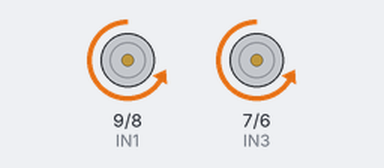
A sketch run on a simulated Arduino Uno, built with avr-gcc and run on an emulated ATmega328P. Parts: motor-driver pin pairs drawn as motors (green arrow = first pin HIGH = forward, orange = second pin HIGH = backward, longer = more drive, scaled by the enable pin).

Above: at 0.2 s.
At 1.2 s:
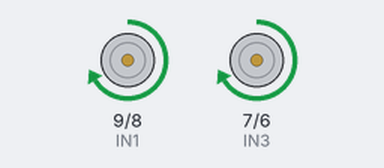
At 3.7 s:
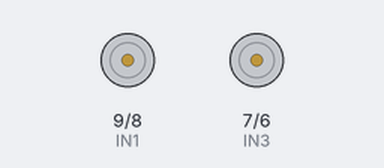
Timing chart, 0 to 4.6 s (numbered marks = the images above):
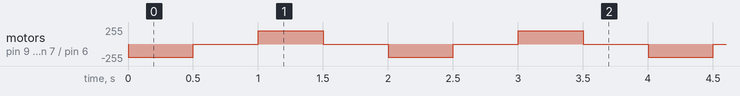

The sketch:

test_motor.ino
```cpp
//Motor Pins
int EN_A = 11;      //Enable pin for first motor
int IN1 = 9;       //control pin for first motor
int IN2 = 8;       //control pin for first motor
int IN3 = 7;        //control pin for second motor
int IN4 = 6;        //control pin for second motor
int EN_B = 10;      //Enable pin for second motor
//Initializing variables to store data
int motor_speed;
int motor_speed1;

void setup ( )
{
  Serial.begin (9600); //Starting the serial communication at 9600 baud rate
  //Initializing the motor pins as output
  pinMode(EN_A, OUTPUT);
  pinMode(IN1, OUTPUT);
  pinMode(IN2, OUTPUT);
  pinMode(IN3, OUTPUT);
  pinMode(IN4, OUTPUT);
  pinMode(EN_B, OUTPUT);
}

void loop ()
{

  //in2 in4 HIGH --> Maju
  //in1 in3 HIGH --> Mundur

    motor_speed = 200;
    digitalWrite(IN1, LOW);
    digitalWrite(IN2, HIGH);
    analogWrite(EN_A, motor_speed);

    digitalWrite(IN3, LOW);
    digitalWrite(IN4, HIGH);
    analogWrite(EN_B, motor_speed);

    delay(500);

    digitalWrite(IN1, LOW);
    digitalWrite(IN2, LOW);
    analogWrite(EN_A, motor_speed);

    digitalWrite(IN3, LOW);
    digitalWrite(IN4, LOW);
    analogWrite(EN_B, motor_speed);

    delay(500);

    digitalWrite(IN1, HIGH);
    digitalWrite(IN2, LOW);
    analogWrite(EN_A, motor_speed);

    digitalWrite(IN3, HIGH);
    digitalWrite(IN4, LOW);
    analogWrite(EN_B, motor_speed);

    delay(500);

    digitalWrite(IN1, LOW);
    digitalWrite(IN2, LOW);
    analogWrite(EN_A, motor_speed);

    digitalWrite(IN3, LOW);
    digitalWrite(IN4, LOW);
    analogWrite(EN_B, motor_speed);

    delay(500);


}
```

Measured:
- by itself, motor on pin 9 (IN1) / pin 8 (IN2), motor on pin 7 (IN3) / pin 6 (IN4): repeats every 2.0 s: stopped 0.50 s, forward 200/255 0.50 s, stopped 0.50 s, backward 200/255 0.50 s
